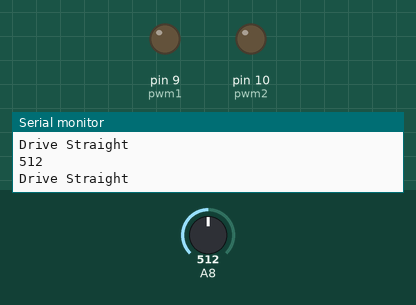
The sketch below on a simulated Arduino Mega 2560, built with avr-gcc and run on an emulated ATmega2560. On the bench: output pins drawn as LEDs (lit = HIGH), the last lines printed to the serial monitor. The inputs (shaded band) are chosen by the test bench; at power-on: A8 = 512.

Above: at 1.2 s.
1.3 s: A8 set to 162
2.8 s: A8 set to 136
At 3.4 s:
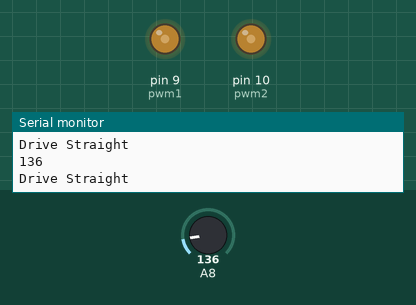
4.3 s: A8 set to 160
At 5.2 s:
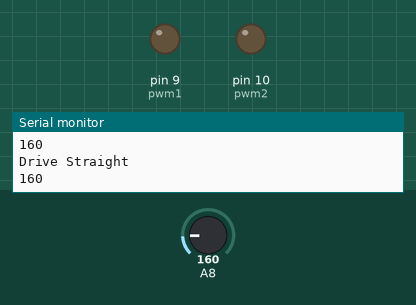
5.8 s: A8 set to 140
At 6.2 s:
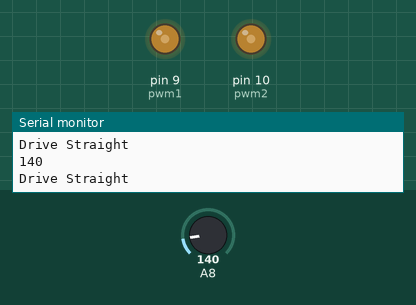
Timing chart, 0 to 8.3 s (numbered marks = the images above; inputs shaded):
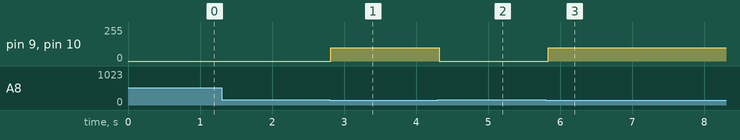

The sketch:

rangeFinding.ino
```cpp
#define dir1 7
#define dir2 8
#define pwm1 9
#define pwm2 10
#define en1 2
#define en2 4
float sensorValues=0;

void setup() {
  // put your setup code here, to run once:
//configure the sensor
  pinMode(A8,INPUT);
  Serial.begin(9600);
}

void loop() {
  Serial.println(analogRead(A8));
  sensorValues=analogRead(A8);
  // put your main code here, to run repeatedly:

//read raw sensor values


  //print the sensor values as numbers from 0 to 2500, where 0 means maximum
  //relectance and 2500 means minimum reflectance
  Serial.println("Drive Straight");
  digitalWrite(en1,1);
  digitalWrite(dir1,1);
  digitalWrite(en2,1);
  digitalWrite(dir2,1);
  analogWrite(pwm2,100);
  analogWrite(pwm1,100);
  if(sensorValues >= 150){
    analogWrite(pwm2,0);
    analogWrite(pwm1,0);
    delay(10);
  }
}
```

Measured:
- the behaviour switches between 150 and 149 on A8 (found by bisection; images 0 and 1)
- after the input at 2.8 s, pin 9 (pwm1), pin 10 (pwm2): 0/255 → 100/255 at once
- after the input at 4.3 s, pin 9 (pwm1), pin 10 (pwm2): 100/255 → 0/255 at once
- after the input at 5.8 s, pin 9 (pwm1), pin 10 (pwm2): 0/255 → 100/255 at once
